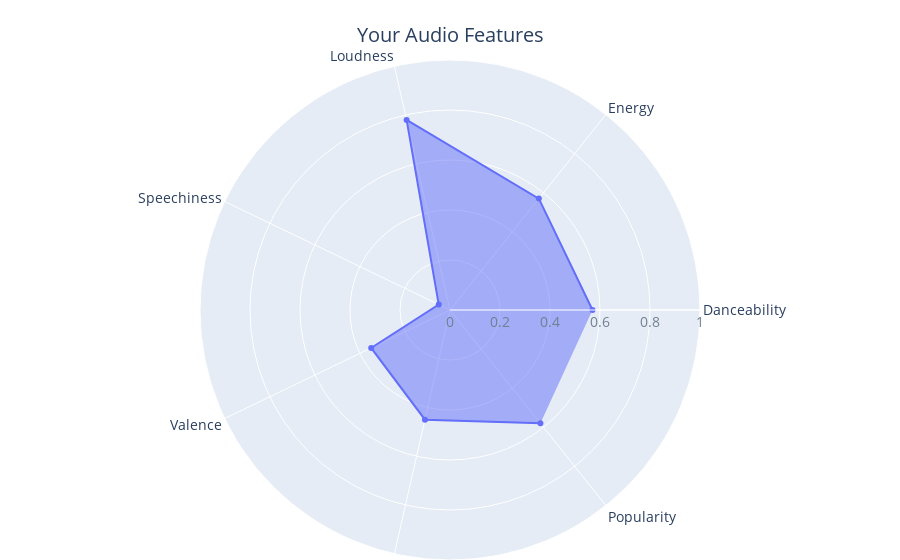

Here is the notebook cell this chart was saved with:
### Code cell
# Create radar chart
fig3 = go.Figure(data=go.Scatterpolar(
    r=list(round(music_feature_me.median(),2)),
    theta=['Danceability', 'Energy', 'Loudness', 'Speechiness', 'Valence','Tempo','Popularity'],
    fill='toself'
))

# Update chart layout
fig3.update_layout(
    polar=dict(
        radialaxis=dict(
            # gridcolor="skyblue",
            visible=True,
            range=[0,1],
            tickfont=dict(color='slategrey')
        )),
    showlegend=False,
    title={'text': "Your Audio Features", 'x': 0.5, 'y': 0.95},
    margin=dict(l=0, r=0, t=60, b=0),
    font=dict(size=14)
)
fig3.show()

### Figure 1 — Plotly figure (JSON) as saved in the notebook; plotly's stock layout.template omitted (floating-point values rounded to 4 significant figures)
{"data": [{"fill": "toself", "r": [0.57, 0.57, 0.78, 0.05, 0.35, 0.45, 0.58], "theta": ["Danceability", "Energy", "Loudness", "Speechiness", "Valence", "Tempo", "Popularity"], "type": "scatterpolar"}], "layout": {"font": {"size": 14}, "margin": {"b": 0, "l": 0, "r": 0, "t": 60}, "polar": {"radialaxis": {"range": [0, 1], "tickfont": {"color": "slategrey"}, "visible": true}}, "showlegend": false, "title": {"text": "Your Audio Features", "x": 0.5, "y": 0.95}}}
